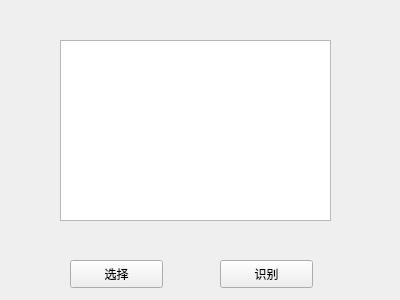
<?xml version="1.0" encoding="UTF-8"?>
<ui version="4.0">
 <class>Form</class>
 <widget class="QWidget" name="Form">
  <property name="geometry">
   <rect>
    <x>0</x>
    <y>0</y>
    <width>400</width>
    <height>300</height>
   </rect>
  </property>
  <property name="windowTitle">
   <string>Form</string>
  </property>
  <widget class="QTextEdit" name="textEdit">
   <property name="geometry">
    <rect>
     <x>60</x>
     <y>40</y>
     <width>271</width>
     <height>181</height>
    </rect>
   </property>
  </widget>
  <widget class="QPushButton" name="pushButton">
   <property name="geometry">
    <rect>
     <x>70</x>
     <y>260</y>
     <width>93</width>
     <height>28</height>
    </rect>
   </property>
   <property name="text">
    <string>选择</string>
   </property>
  </widget>
  <widget class="QPushButton" name="pushButton_2">
   <property name="geometry">
    <rect>
     <x>220</x>
     <y>260</y>
     <width>93</width>
     <height>28</height>
    </rect>
   </property>
   <property name="text">
    <string>识别</string>
   </property>
  </widget>
 </widget>
 <resources/>
 <connections>
  <connection>
   <sender>pushButton_2</sender>
   <signal>clicked()</signal>
   <receiver>Form</receiver>
   <slot>button_clickrecognize()</slot>
   <hints>
    <hint type="sourcelabel">
     <x>277</x>
     <y>272</y>
    </hint>
    <hint type="destinationlabel">
     <x>355</x>
     <y>273</y>
    </hint>
   </hints>
  </connection>
  <connection>
   <sender>pushButton</sender>
   <signal>clicked()</signal>
   <receiver>Form</receiver>
   <slot>button_clickchooseandlisten()</slot>
   <hints>
    <hint type="sourcelabel">
     <x>119</x>
     <y>270</y>
    </hint>
    <hint type="destinationlabel">
     <x>197</x>
     <y>271</y>
    </hint>
   </hints>
  </connection>
 </connections>
 <slots>
  <slot>button_clickrecognize()</slot>
  <slot>button_clickchooseandlisten()</slot>
 </slots>
</ui>
